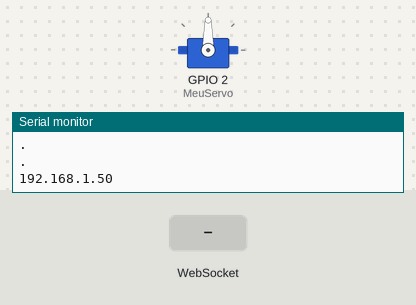
A sketch run on a simulated ESP8266 (NodeMCU). Parts: servo, the last lines printed to the serial monitor. Inputs (shaded band) come from the test bench. WiFi joins after 1.5 s; servers stay silent unless stated.

Above: at 2.7 s.
2.8 s: WebSocket text "r" received
At 3.26 s:
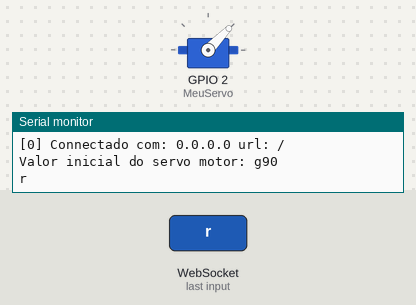
At 5.7 s:
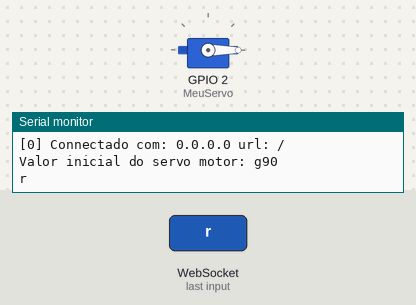
5.8 s: WebSocket text "x" received
Timing chart, 0 to 8.8 s (numbered marks = the images above; inputs shaded):
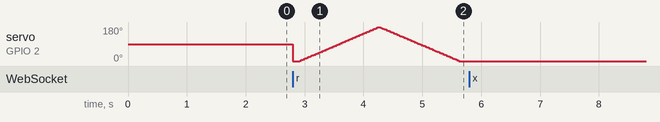

The sketch:

ESP-WebSockets.ino
```cpp
#include <Servo.h>
#include <ESP8266WebServer.h>
#include <Arduino.h>
#include <ESP8266WiFi.h>
#include <WebSocketsServer.h>
#include <Hash.h>

WebSocketsServer webSocket = WebSocketsServer(81);
Servo MeuServo;

const char* ssid     = "NomeDaRede";
const char* password = "SenhaDaRede";

int pos = 0;
String PosF =  "";

void webSocketEvent(uint8_t num, WStype_t type, uint8_t * payload, size_t lenght) {
  switch (type) { //verifica o tipo de mensagem recebida
    case WStype_DISCONNECTED:
      Serial.println("Disconneted");
      Serial.printf("[%u] Disconnected!\n", num);
      break;
    case WStype_CONNECTED: { //caso conecte
        IPAddress ip = webSocket.remoteIP(num);
        Serial.printf("[%u] Connectado com: %d.%d.%d.%d url: %s\n", num, ip[0], ip[1], ip[2], ip[3], payload);
        webSocket.sendTXT(num, "Connected");
        PosF = "g90";
        Serial.print("Valor inicial do servo motor: "); Serial.println(PosF);
        webSocket.sendTXT(num, PosF); //envia a posição
      }
      break;
    case WStype_TEXT: {
        String text = String((char *) &payload[0]);
        //Se a mensagem começar com X, verifique o valor seguido do X
        if (text.startsWith("x")) {
          String xVal = (text.substring(text.indexOf("x") + 1, text.length()));
          pos = xVal.toInt();
          MeuServo.write(pos); //coloca o servo motor na posição recebida
          Serial.print("xVal: "); Serial.println(pos);
        }

        if (text == "r") {
          Serial.println("r");
          MeuServo.write(0);
          delay(100);
          for (pos = 0; pos <= 180; pos += 2) // goes from 0 degrees to 180 degrees
          {
            MeuServo.write(pos);
            delay(15);
          }
          for (pos = 180; pos >= 0; pos -= 2){
            MeuServo.write(pos);
            delay(15);
          }
        }
        //webSocket.sendTXT(num, payload, lenght);
        //webSocket.broadcastTXT(payload, lenght);
        break;
      }
  }
}

void setup() {
  Serial.begin(115200);
  MeuServo.attach(2); //Declarando Servo
  WiFi.begin(ssid, password);
  while (WiFi.status() != WL_CONNECTED) { //Conectando a rede
    Serial.println(".");
    delay(100);
  }
  Serial.println(WiFi.localIP()); //Mostra o IP na rede
  webSocket.begin();
  webSocket.onEvent(webSocketEvent);
}

void loop() {
  webSocket.loop();
}
```
